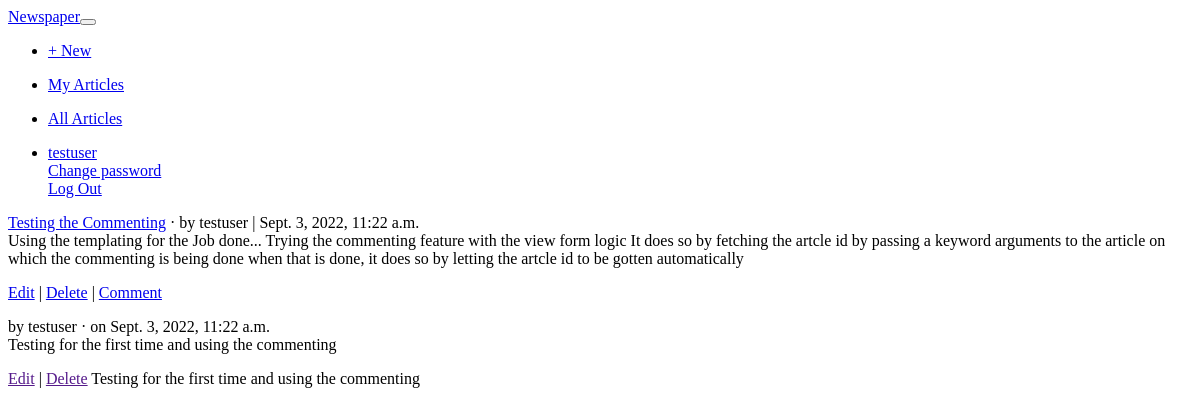
The page /articles/my_list/ (signed in) on the database as committed earlier.
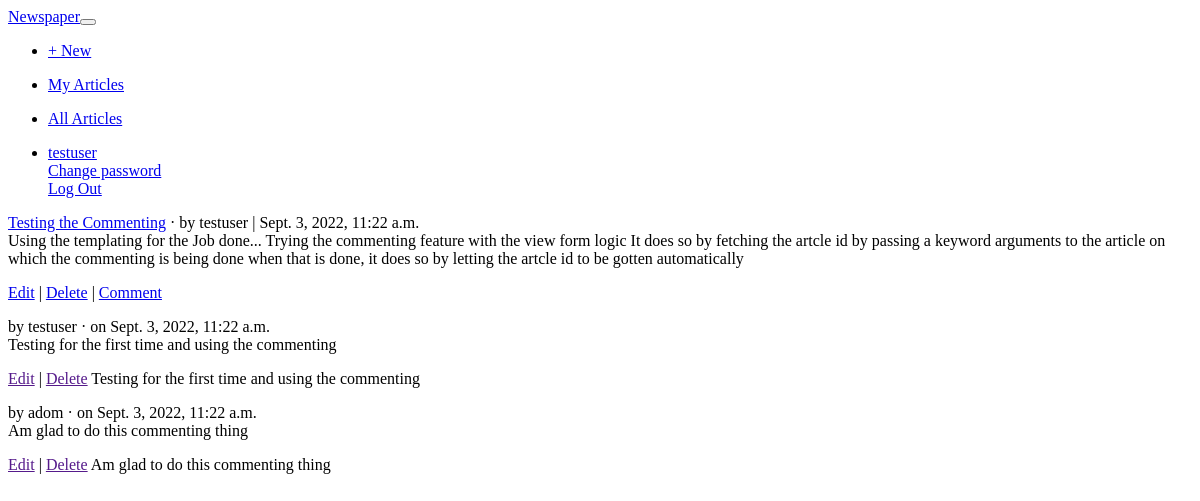
The same page on the database as committed later.
### articles/models.py (models this page shows, shortened)
class Article(models.Model):
    title = models.CharField(max_length=255)
    body = models.TextField()
    date = models.DateTimeField(auto_now_add=True)
    author = models.ForeignKey(get_user_model(), on_delete=models.CASCADE,)

class Comment(models.Model): # new
    article = models.ForeignKey(Article, on_delete=models.CASCADE, related_name='comments',)
    comment = models.CharField(max_length=140)
    author = models.ForeignKey(get_user_model(), on_delete=models.CASCADE,)
    def __str__(self):
        return self.comment

### accounts/models.py (models this page shows)
class CustomUser(AbstractUser):
    age = models.PositiveIntegerField(null=True, blank=True)

### articles/views.py (the view)
# urls.py: path('my_list/', MyArticlesView.as_view(), name='my_view'),
class MyArticlesView(LoginRequiredMixin, ListView):
    template_name = 'my_view.html'
    def get_queryset(self):
        querryset = Article.objects.filter(author=self.request.user).order_by('-id')
        return querryset

### accounts/templates/my_view.html (shortened to what this page needs)
{% extends 'base.html' %}
{% block content %}
    {% for article in object_list %}
        <div class="card">
        <div class="card-header">
        <span class="font-weight-bold"><a href="{% url 'article_detail' article.pk %}">{{ article.title }}</a></span> &middot;
        <span class="text-muted">by {{ article.author }} |
        {{ article.date }}</span>
        </div>
        <div class="card-body">
        {{ article.body }}
        <p>
        {% if user == article.author %}
        <a href="{% url 'article_edit' article.pk %}">Edit</a> |
        <a href="{% url 'article_delete' article.pk %}">Delete</a> |
        {% endif %}
        <a href="{% url 'add_comment' article.pk %}">Comment</a>
        </p>
        </div>
        <div class="card-footer text-center text-muted">
            {% for comment in article.comments.all %}
                <p>
                    by <span class="font-weight-bold">{{ comment.author }} &middot;</span>
                    on {{article.date}} <br>
                    {{ comment }}
                    <br>
                </p>
                <a href="">Edit</a> |
                <a href="">Delete</a>
                    {{ comment }} <br>
            {% endfor %}
        </div>
        </div>
        <br />
    {% endfor %}
{% endblock content %}

Rows that differ between the two databases and show on the page:
added Comment: author "adom", {{ article.date }} "Sept. 3, 2022, 11:22 a.m.", comment "Am glad to do this commenting thing"
